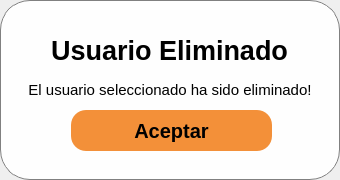
<?xml version="1.0" encoding="UTF-8"?>
<ui version="4.0">
 <class>deleteUserWindow</class>
 <widget class="QMainWindow" name="deleteUserWindow">
  <property name="geometry">
   <rect>
    <x>0</x>
    <y>0</y>
    <width>340</width>
    <height>180</height>
   </rect>
  </property>
  <property name="windowTitle">
   <string>Usuario Eliminado - Abaxfem</string>
  </property>
  <property name="windowIcon">
   <iconset resource="resources.qrc">
    <normaloff>:/Images/ResourcesFolder/Imagenes/Logo_Lineas.png</normaloff>:/Images/ResourcesFolder/Imagenes/Logo_Lineas.png</iconset>
  </property>
  <property name="styleSheet">
   <string notr="true"/>
  </property>
  <widget class="QWidget" name="centralwidget">
   <property name="styleSheet">
    <string notr="true">QWidget {
background-color : rgba(255, 255, 255, 240);
border-radius:30;
border:1px solid gray;
}</string>
   </property>
   <widget class="QLabel" name="label_4">
    <property name="geometry">
     <rect>
      <x>25</x>
      <y>80</y>
      <width>290</width>
      <height>20</height>
     </rect>
    </property>
    <property name="font">
     <font>
      <family>Arial</family>
      <pointsize>11</pointsize>
     </font>
    </property>
    <property name="styleSheet">
     <string notr="true">border:0px;
background-color: rgba(0, 0, 0, 0);</string>
    </property>
    <property name="text">
     <string>El usuario seleccionado ha sido eliminado!</string>
    </property>
    <property name="alignment">
     <set>Qt::AlignCenter</set>
    </property>
   </widget>
   <widget class="QPushButton" name="pb_aceptar">
    <property name="geometry">
     <rect>
      <x>71</x>
      <y>110</y>
      <width>201</width>
      <height>41</height>
     </rect>
    </property>
    <property name="font">
     <font>
      <family>Arial</family>
      <pointsize>15</pointsize>
      <italic>false</italic>
      <bold>true</bold>
      <underline>false</underline>
      <strikeout>false</strikeout>
     </font>
    </property>
    <property name="styleSheet">
     <string notr="true">QPushButton{
	border-radius:15px;
	color: rgb(0, 0, 0);
	background-color: rgba(240, 120, 14, 210);
border:0px;
}
QPushButton:hover{
	background-color: rgba(255, 135, 29, 230);
}
QPushButton:pressed{
	background-color: rgba(255, 135, 29, 255);
}</string>
    </property>
    <property name="text">
     <string>Aceptar</string>
    </property>
   </widget>
   <widget class="QPushButton" name="pb_exit">
    <property name="geometry">
     <rect>
      <x>300</x>
      <y>10</y>
      <width>21</width>
      <height>21</height>
     </rect>
    </property>
    <property name="styleSheet">
     <string notr="true">QPushButton{
	background-color: rgba(255, 255, 255, 0);
	image: url(:/Icons/ResourcesFolder/featherIcons/x-square.svg);
border:0px;
}
QPushButton:hover{
	background-color: rgba(200, 200, 200, 120);
	border-radius: 6px
}

QPushButton:pressed{
	background-color: rgba(180, 180, 180, 150);
	border-radius: 6px
}</string>
    </property>
    <property name="text">
     <string/>
    </property>
   </widget>
   <widget class="QLabel" name="label">
    <property name="geometry">
     <rect>
      <x>29</x>
      <y>30</y>
      <width>281</width>
      <height>41</height>
     </rect>
    </property>
    <property name="font">
     <font>
      <family>Arial</family>
      <pointsize>20</pointsize>
      <italic>false</italic>
      <bold>true</bold>
      <kerning>true</kerning>
     </font>
    </property>
    <property name="styleSheet">
     <string notr="true">QLabel{
background-color: rgba(255, 255, 255, 0);
border:0px;
}</string>
    </property>
    <property name="text">
     <string>Usuario Eliminado</string>
    </property>
    <property name="alignment">
     <set>Qt::AlignCenter</set>
    </property>
   </widget>
  </widget>
 </widget>
 <resources>
  <include location="resources.qrc"/>
 </resources>
 <connections/>
</ui>
